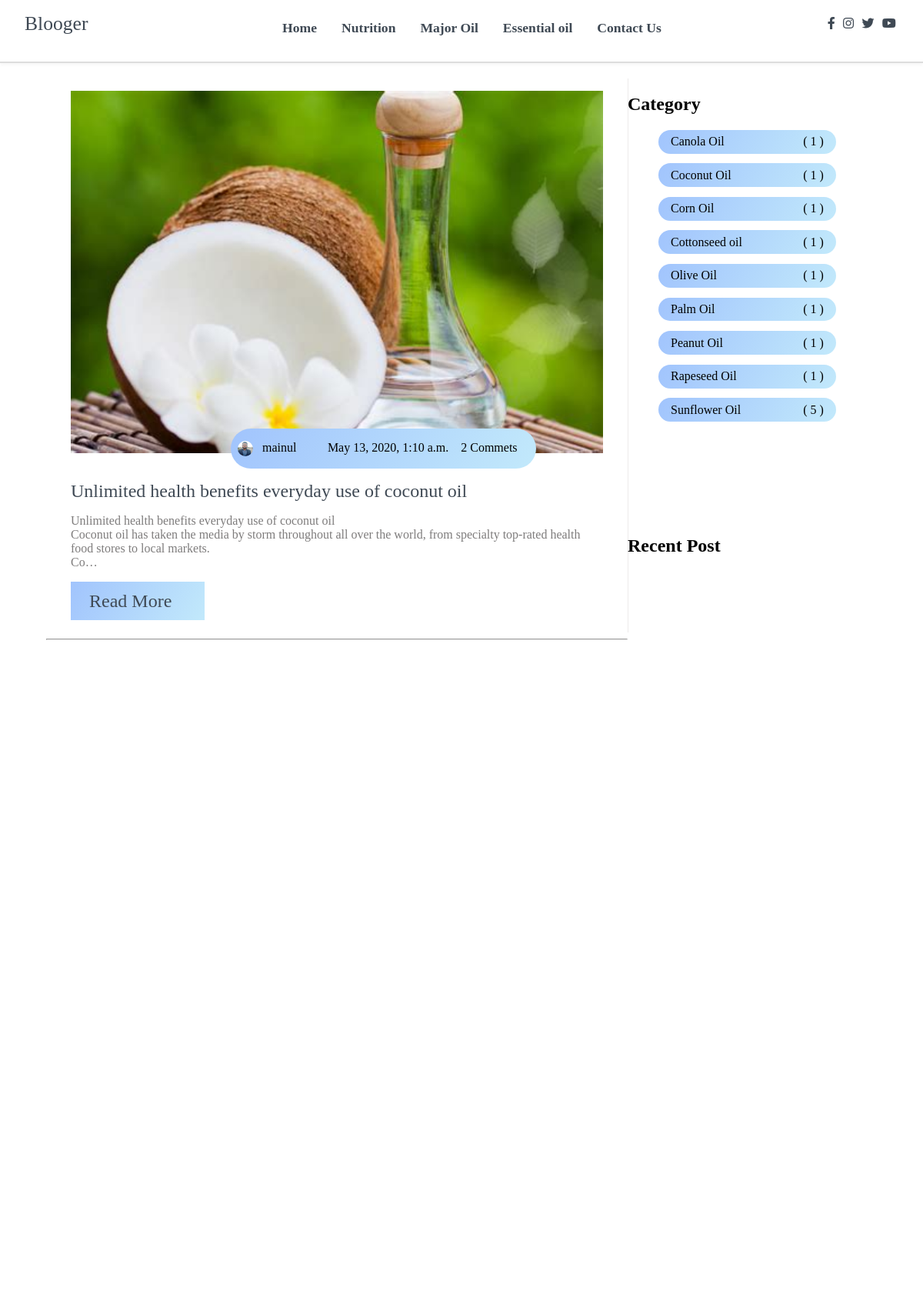
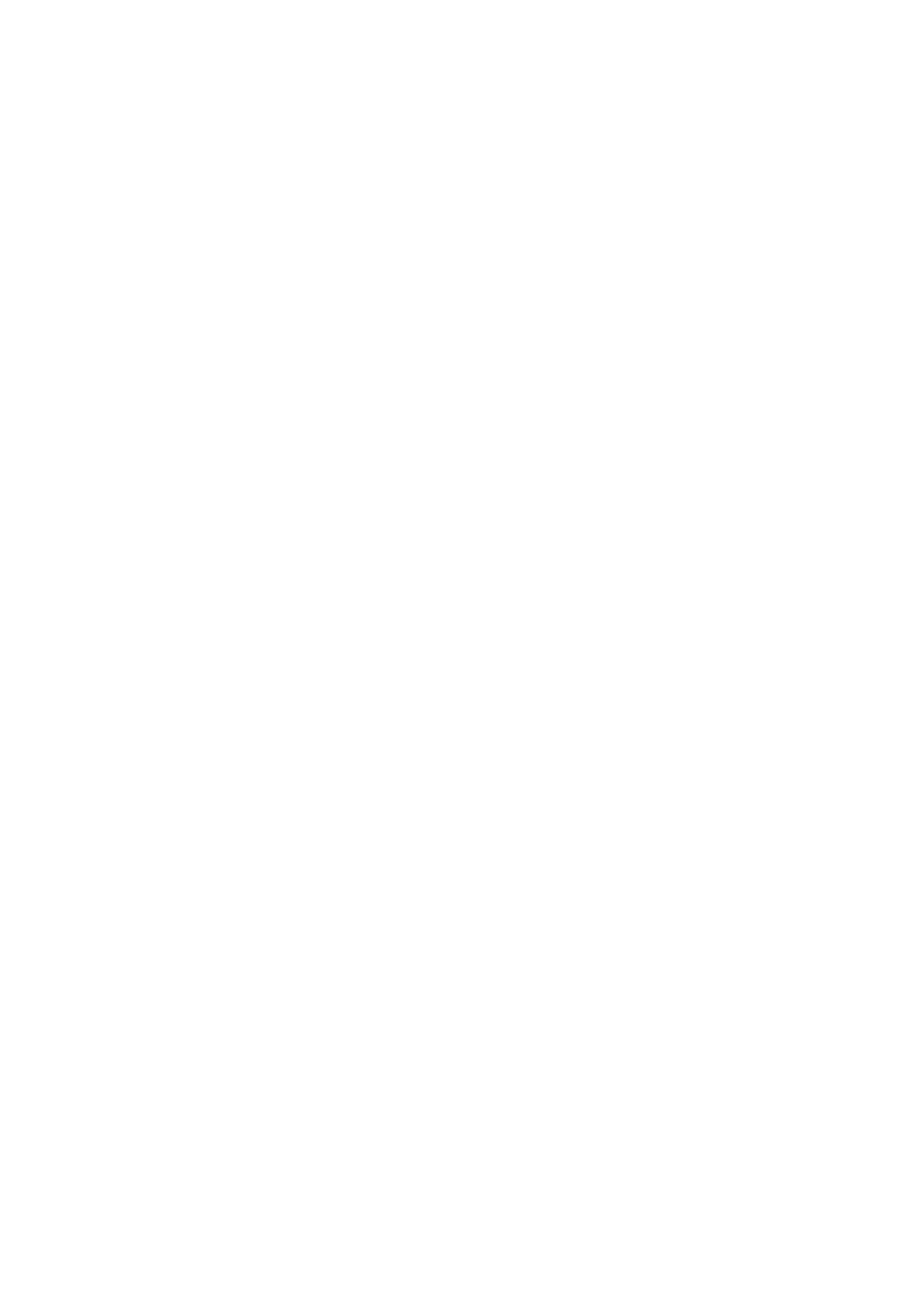
The page /CoconutOil (upper part) on the database its author committed (2 pictures, top to bottom).
### posts/models.py (models this page shows, shortened)
class Post(models.Model):
    title = models.CharField(max_length=150)
    overview = models.TextField()
    timestamp = models.DateTimeField(auto_now_add= True)
    author = models.ForeignKey(Author, on_delete=models.CASCADE)
    thumbnail = models.ImageField()
    incredient_pdf = models.ImageField(blank=True, null=True)
    categories = models.ManyToManyField(Category)
    featured = models.BooleanField()
    likes = models.ManyToManyField(User, related_name='likes', blank=True, null=True)
    unlikes = models.ManyToManyField(User,related_name='unlikes',blank=True, null=True)
    def get_absolute_url(self, **kwargs):
        return reverse('post-detail', kwargs={
            'pk':self.pk
        })

class Author(models.Model):
    user = models.OneToOneField(User, on_delete=models.CASCADE)
    profile_picture = models.ImageField()
    def __str__(self):
        return self.user.username

class Category(models.Model):
    title = models.CharField(max_length = 30)

### posts/views.py (the view)
# urls.py: path('CoconutOil', CoconutOilList.as_view(), name='CoconutOil'),
class CoconutOilList(ListView):
    context_object_name = 'object_list'
    template_name = 'posts/post-list.html'
    queryset = Post.objects.filter(categories__title="Coconut Oil")
    def get_context_data(self, **kwargs):
        category_count = get_category_count()
        recent = Post.objects.order_by('-timestamp')[0:10]
        context = super().get_context_data(**kwargs)
        context['category_count'] = category_count
        context['recent'] = recent
        return context

### posts/views.py (called while the page is built)
def get_category_count():
    queryset = Post.objects.values('categories__title').annotate(Count('categories__title'))
    return queryset

### posts/templates/posts/post-list.html (shortened to what this page needs)
{% extends 'base.html' %}
{% block content %}
    <main>
        <section class="container">
            <div class="site-content">
                <div class="posts">
                    {% for obj in object_list %}
                    <div class="post-content" data-aos="zoom-in" data-aos-delay="200">
                        <div class="post-image">
                            <div>
                                <img src="{{ obj.thumbnail.url }}" class="img" alt="blog1">
                            </div>
                            <div class="post-info flex-row">
                                <span>
                                    <i class="">
                                        <img style="width:20px;
                                                    height:20px;
                                                    border-radius:100%;
                                                    float:left;
                                                    margin-left:-15px;"
                                                    src="{{ obj.author.profile_picture.url }}">
                                                </i>&nbsp;&nbsp; {{ obj.author }} </span>
                                <span><i class="fas fa-calendar-alt text-gray"></i>&nbsp;&nbsp; {{ obj.timestamp }} </span>
                                <span>2 Commets</span>
                            </div>
                        </div>
                        <div class="post-title">
                            <a href=" {{ obj.get_absolute_url }} "> {{ obj.title }} </a>
                            <p>
                                {{ obj.overview|linebreaks|truncatechars:200 }}
                            </p>
                            <button class="btn post-btn"> <a href=" {{ obj.get_absolute_url }} ">Read More  </a> <i class="fas fa-arrow-right"></i></button>
                        </div>
                    </div>
                    <hr>
                    {% endfor %}
                </div>
                <aside class="sidebar">
                    <div class="category">
                        <h2>Category</h2>
                        <ul class="category-list">
                            {% for cat in category_count %}
                            <li class="list-items" data-aos="fade-left" data-aos-delay="100">
                                {% if 'Cottonseed oil' in cat.categories__title %}
                                <a href=" {% url 'CottonseedOil' %} "> {{ cat.categories__title }}</a>
                                <span>( {{ cat.categories__title__count }} )</span>
                                {% endif %}
                                {% if 'Coconut Oil' in cat.categories__title %}
                                <a href=" {% url 'CoconutOil' %} "> {{ cat.categories__title }}</a>
                                <span>( {{ cat.categories__title__count }} )</span>
                                {% endif %}
                                {% if 'Corn Oil' in cat.categories__title %}
                                <a href=" {% url 'CornOil' %} "> {{ cat.categories__title }}</a>
                                <span>( {{ cat.categories__title__count }} )</span>
                                {% endif %}
                                {% if 'Canola Oil' in cat.categories__title %}
                                <a href=" {% url 'CanolaOil' %} "> {{ cat.categories__title }}</a>
                                <span>( {{ cat.categories__title__count }} )</span>
                                {% endif %}
                                {% if 'Olive Oil' in cat.categories__title %}
                                <a href=" {% url 'OliveOil' %} "> {{ cat.categories__title }}</a>
                                <span>( {{ cat.categories__title__count }} )</span>
                                {% endif %}
                                {% if 'Palm Oil' in cat.categories__title %}
                                <a href=" {% url 'PalmOil' %} "> {{ cat.categories__title }}</a>
                                <span>( {{ cat.categories__title__count }} )</span>
                                {% endif %}
                                {% if 'Peanut Oil' in cat.categories__title %}
                                <a href=" {% url 'PeanutOil' %} "> {{ cat.categories__title }}</a>
                                <span>( {{ cat.categories__title__count }} )</span>
                                {% endif %}
                                {% if 'Rapeseed Oil' in cat.categories__title %}
                                <a href=" {% url 'RapeseedOil' %} "> {{ cat.categories__title }}</a>
                                <span>( {{ cat.categories__title__count }} )</span>
                                {% endif %}
                                {% if 'Sunflower Oil' in cat.categories__title %}
                                <a href=" {% url 'SunflowerOil' %} "> {{ cat.categories__title }}</a>
                                <span>( {{ cat.categories__title__count }} )</span>
                                {% endif %}
                            </li>
                            {% endfor %}
                        </ul>
                    </div>
                    <div class="popular-post">
                        <h2>Recent Post</h2>
                        {% for obj in recent %}
                        <div class="post-content" data-aos="flip-up" data-aos-delay="200">
                            <div class="post-image">
                                <div>
                                    <img src=" {{ obj.thumbnail.url }} " class="img" alt="blog1">
                                </div>
                                <div class="post-info flex-row">
                                    <span><i class="fas fa-calendar-alt text-gray"></i>&nbsp;&nbsp;
                                    </span>
                                    <span>2 Comments</span>
                                </div>
                            </div>
                            <div class="post-title">
                                <a href="{{ obj.get_absolute_url }}"> {{ obj.title }} </a>
                            </div>
                        </div>
                        {% endfor %}
                    </div>
                </aside>
            </div>
        </section>
    </main>
{% endblock content %}

### static/css/all.css (style rules this page uses)
.fa, .fas, .far, .fal, .fad, .fab { -moz-osx-font-smoothing: grayscale; -webkit-font-smoothing: antialiased; display: inline-block; font-style: normal; font-variant: normal; text-rendering: auto; line-height: 1; }
.fa-arrow-right:before { content: "\f061"; }
.fa-calendar-alt:before { content: "\f073"; }
.fa, .fas { font-family: 'Font Awesome 5 Free'; font-weight: 900; }

### static/css/Style.css (style rules this page uses)
html, body { margin: 0%; box-sizing: border-box; overflow-x: hidden; left: 0; }
p { font-family: Arial, Helvetica, sans-serif; }
:root { --text-gray: #3f4954; --text-light : #686666da; --bg-color: #0f0f0f; --white: #ffffff; --midnight: #104f55; --sky: linear-gradient(120deg, #a1c4fd 0%, #c2e9fb 100%); --Abel: 'Abel', cursive; --Anton: 'Anton', cursive; --Josefin : 'Josefin', cursive; --Lexend: 'Lexend', cursive; --Livvic : 'Livvic', cursive; --Lobster: 'Lobster', cursive; --Open_Sans: 'Open_Sans', cursive; --Oswald: 'Oswald', cursive; --Passion_One: 'Passion_One', cursive; --Roboto: 'Roboto', cursive; --Ubuntu: 'Ubuntu', cursive; }
a { text-decoration: none; color: var(--text-gray); }
.flex-row { display: flex; flex-direction: row; flex-wrap: wrap; }
ul { list-style-type: none; }
h2 { font-family: var(--Lexend); }
button.btn { border: none; border-radius: 2rem; padding: 1rem 3rem; font-size: 1rem; font-family: var(--Livvic); cursor: pointer; }
span { font-family: var(--Abel); }
.container { margin: 0 5vw; }
.text-gray { color: var(--text-gray); }
p { font-family: var(--Lexend); color: var(--text-light); }
main .site-content { display: grid; grid-template-columns: 70% 30%; }
main .post-content { width: 100%; border-right: 1px solid rgb(236, 234, 234); }
main .site-content .post-content > .post-image, .post-title { padding: 1rem 2rem; position: relative; }
main .site-content .post-content > .post-image .post-info { background: var(--sky); padding: 1rem; position: absolute; bottom: 0%; left: 20vw; border-radius: 3rem; }
main .site-content .post-content > .post-image > div { overflow: hidden; }
main .site-content .post-content > .post-image .img { width: 100%; transition: all .5s ease; }
main .site-content .post-content > .post-image .post-info span { margin: 0 .5rem; }
main .post-content .post-title a { font-family: var(--Anton); font-size: 1.5rem; }
.site-content .post-content .post-title .post-btn { border-radius: 0; padding: .7rem 1.5rem; background: var(--sky); }
.site-content > .sidebar .category-list { font-family: var(--Livvic); }
.site-content > .sidebar .category-list .list-items { background: var(--sky); padding: .4rem 1rem; margin: .8rem 0; border-radius: 3rem; width: 70%; display: flex; justify-content: space-between; }
.site-content > .sidebar .category-list .list-items a { color: black; }
.site-content .sidebar .popular-post .post-content { padding: 1rem 0; }
.site-content .sidebar .popular-post h2 { padding-top: 8rem; }
.site-content .sidebar .popular-post .post-info { padding: .4rem .1rem !important; bottom: 0rem !important; left: 1.5rem !important; border-radius: 0rem !important; background: white !important; }
.site-content .sidebar .popular-post .post-title a { font-size: 1rem; }

### rows shown on the page
Post: thumbnail (picture), author.profile_picture (picture), author "mainul", timestamp "May 13, 2020, 1:10 a.m.", title "Unlimited health benefits everyday use of coconut oil", overview "Unlimited health benefits everyday use of coconut oil Coconut oil has taken the media by storm throughout all over the world, from specialty top-rated health food stores to local markets. Co…"
Category: categories__title "Canola Oil", categories__title__count "1"
Category: categories__title "Coconut Oil", categories__title__count "1"
Category: categories__title "Corn Oil", categories__title__count "1"
Category: categories__title "Cottonseed oil", categories__title__count "1"
Category: categories__title "Olive Oil", categories__title__count "1"
Category: categories__title "Palm Oil", categories__title__count "1"
Category: categories__title "Peanut Oil", categories__title__count "1"
Category: categories__title "Rapeseed Oil", categories__title__count "1"
Category: categories__title "Sunflower Oil", categories__title__count "5"
Post: thumbnail (picture)
Post: thumbnail (picture)
Post: thumbnail (picture)
Post: thumbnail (picture)
Post: thumbnail (picture)
Post: thumbnail (picture)
Post: thumbnail (picture)
Post: thumbnail (picture)
Post: thumbnail (picture)
